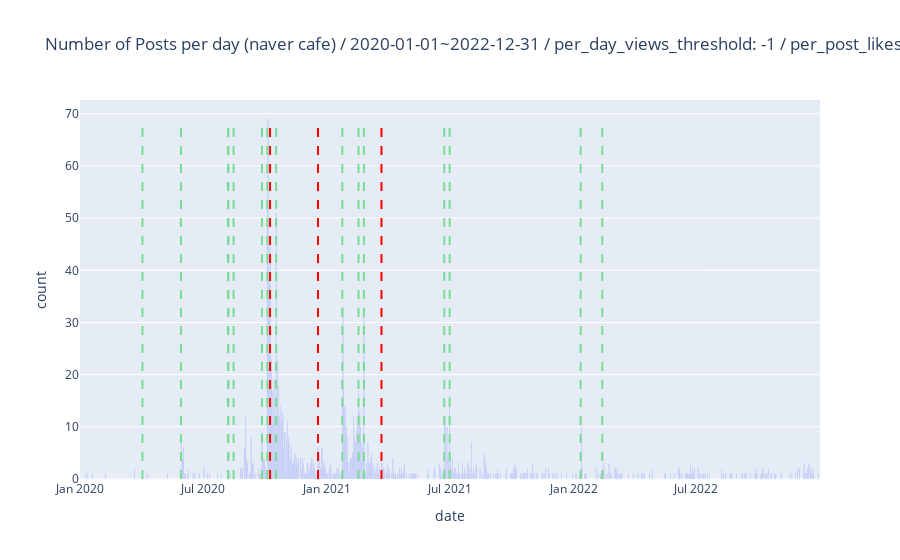

Write notebook code for a chart like this one.
### Code cell
# original
vis_df = filtered_by_keyword_naver_cafe_posts_df
day_start = '2020-01-01'
day_end = '2022-12-31'
per_day_views_threshold = -1
per_post_likes_threshold = -1
title = f'Number of Posts per day (naver cafe) / {day_start}~{day_end} / per_day_views_threshold: {per_day_views_threshold} / per_post_likes_threshold: {per_post_likes_threshold}' 
vis_df = plot_per_day_post_count_plotly_with_events(filtered_by_keyword_naver_cafe_posts_df, title=title,\
    day_start=day_start, day_end=day_end, \
    per_post_likes_threshold=per_post_likes_threshold, \
    per_day_views_threshold=per_day_views_threshold, \
    events=events,
)

### Figure 1 — Plotly figure (JSON) as saved in the notebook; plotly's stock layout.template omitted (floating-point values rounded to 4 significant figures; data arrays with more than 128 entries replaced by an {"elided": "..."} marker saying what was removed)
{"data": [{"name": "filtered_count", "type": "bar", "x": {"elided": "1096 str values"}, "y": {"elided": "1096 int values"}}], "layout": {"shapes": [{"line": {"color": "Red", "dash": "dash", "width": 2}, "type": "line", "x0": "2020-10-08", "x1": "2020-10-08", "y0": 0, "y1": 69}, {"line": {"color": "Red", "dash": "dash", "width": 2}, "type": "line", "x0": "2020-12-18", "x1": "2020-12-18", "y0": 0, "y1": 69}, {"line": {"color": "Red", "dash": "dash", "width": 2}, "type": "line", "x0": "2021-03-22", "x1": "2021-03-22", "y0": 0, "y1": 69}, {"line": {"color": "#79db93", "dash": "dash", "width": 2}, "type": "line", "x0": "2021-02-24", "x1": "2021-02-24", "y0": 0, "y1": 69}, {"line": {"color": "#79db93", "dash": "dash", "width": 2}, "type": "line", "x0": "2020-04-02", "x1": "2020-04-02", "y0": 0, "y1": 69}, {"line": {"color": "#79db93", "dash": "dash", "width": 2}, "type": "line", "x0": "2020-05-29", "x1": "2020-05-29", "y0": 0, "y1": 69}, {"line": {"color": "#79db93", "dash": "dash", "width": 2}, "type": "line", "x0": "2020-08-07", "x1": "2020-08-07", "y0": 0, "y1": 69}, {"line": {"color": "#79db93", "dash": "dash", "width": 2}, "type": "line", "x0": "2020-08-15", "x1": "2020-08-15", "y0": 0, "y1": 69}, {"line": {"color": "#79db93", "dash": "dash", "width": 2}, "type": "line", "x0": "2020-09-26", "x1": "2020-09-26", "y0": 0, "y1": 69}, {"line": {"color": "#79db93", "dash": "dash", "width": 2}, "type": "line", "x0": "2020-08-07", "x1": "2020-08-07", "y0": 0, "y1": 69}, {"line": {"color": "#79db93", "dash": "dash", "width": 2}, "type": "line", "x0": "2020-10-04", "x1": "2020-10-04", "y0": 0, "y1": 69}, {"line": {"color": "#79db93", "dash": "dash", "width": 2}, "type": "line", "x0": "2020-10-17", "x1": "2020-10-17", "y0": 0, "y1": 69}, {"line": {"color": "#79db93", "dash": "dash", "width": 2}, "type": "line", "x0": "2021-01-23", "x1": "2021-01-23", "y0": 0, "y1": 69}, {"line": {"color": "#79db93", "dash": "dash", "width": 2}, "type": "line", "x0": "2021-02-16", "x1": "2021-02-16", "y0": 0, "y1": 69}, {"line": {"color": "#79db93", "dash": "dash", "width": 2}, "type": "line", "x0": "2021-06-23", "x1": "2021-06-23", "y0": 0, "y1": 69}, {"line": {"color": "#79db93", "dash": "dash", "width": 2}, "type": "line", "x0": "2021-07-01", "x1": "2021-07-01", "y0": 0, "y1": 69}, {"line": {"color": "#79db93", "dash": "dash", "width": 2}, "type": "line", "x0": "2022-01-11", "x1": "2022-01-11", "y0": 0, "y1": 69}, {"line": {"color": "#79db93", "dash": "dash", "width": 2}, "type": "line", "x0": "2022-02-12", "x1": "2022-02-12", "y0": 0, "y1": 69}], "title": {"text": "Number of Posts per day (naver cafe) / 2020-01-01~2022-12-31 / per_day_views_threshold: -1 / per_post_likes_threshold: -1"}, "xaxis": {"title": {"text": "date"}}, "yaxis": {"title": {"text": "count"}}}}
